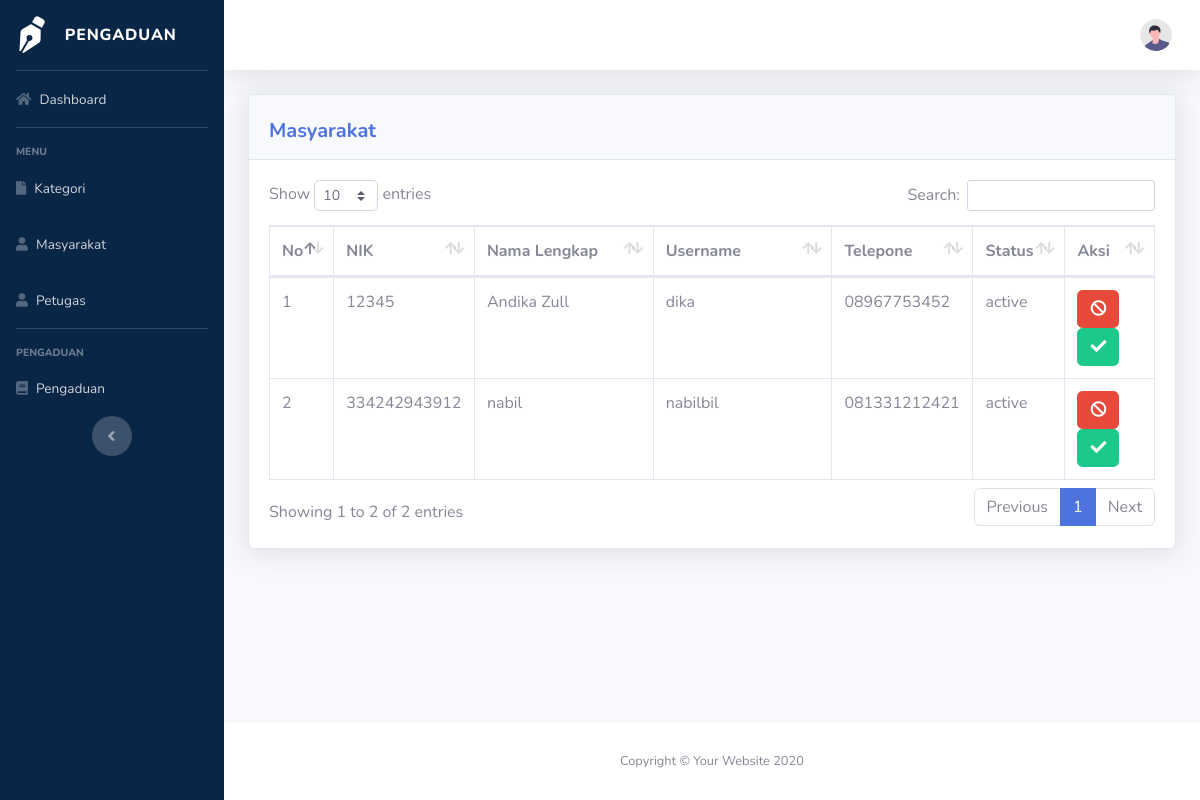
Page /index.php/c_farhan_petugas/tabel_masyarakat on the committed database.
### tables this page shows
CREATE TABLE `masyarakat` (
  `id` int(11) NOT NULL,
  `nik` varchar(16) NOT NULL,
  `nama_lengkap` varchar(35) NOT NULL,
  `username` varchar(25) NOT NULL,
  `password` varchar(128) NOT NULL,
  `telepon` varchar(13) NOT NULL,
  `is_active` enum('active','not_active') NOT NULL
);

### application/controllers/C_farhan_petugas.php (called while the page is built, shortened)
<?php
class C_farhan_petugas extends CI_Controller
{
    public function tabel_masyarakat()
    {
        $this->load->model('M_nabil_Admin');
        $data['masyarakat'] = $this->M_nabil_Admin->getMasyarakat();
        $data['petugas'] = $this->db->get_where('petugas', ['username' => $this->session->userdata('username')])->row_array();
        $data['subkategori'] = $this->M_nabil_Admin->joinSubKategori();
        $data['title'] = 'Data Masyarakat';
        $this->load->view('template_petugas/header', $data);
        $this->load->view('template_petugas/sidebar', $data);
        $this->load->view('template_petugas/topbar', $data);
        $this->load->view('petugas/v_nabil_masyarakat', $data);
        $this->load->view('template_petugas/footer', $data);
    }
}

### index.php (called while the page is built, shortened)
<?php
require_once BASEPATH.'core/CodeIgniter.php';

### application/models/M_nabil_Admin.php (called while the page is built, shortened)
<?php
class M_nabil_Admin extends CI_Model
{
    function joinSubKategori()
    {
        $this->db->select('*');
        $this->db->from('subkategori');
        $this->db->join('kategori', 'kategori.id_kategori=subkategori.id_kategori');
        return $this->db->get()->result_array();
    }
    function getMasyarakat()
    {
        return $this->db->get('masyarakat')->result_array();
    }
}

### application/views/petugas/v_nabil_masyarakat.php (the view, shortened to what this page needs)
<div class="container-fluid">
    <div class="card shadow mb-4">
        <div class="card-header py-3">
            <div class="d-flex aling-item-center">
                <h5 class="m-0 font-weight-bold text-primary mt-2">Masyarakat</h5>
            </div>
        </div>
        <div class="card-body">
            <div class="table-responsive">
                <table class="table table-bordered" id="dataTable" width="100%" cellspacing="0">
                    <thead>
                        <tr>
                            <th width='1%'>No</th>
                            <th width='5%'>NIK</th>
                            <th width='20%'>Nama Lengkap</th>
                            <th width='20%'>Username</th>
                            <th width='10%'>Telepone</th>
                            <th width='10%'>Status</th>
                            <th width='10%'>Aksi</th>
                        </tr>
                    </thead>
                    <tbody>
                        <?php
                        $count = 0;
                        foreach ($masyarakat as $m) :
                            $count = $count + 1;
                        ?>
                            <tr>
                                <td><?= $count ?></td>
                                <td><?= $m['nik']  ?></td>
                                <td><?= $m['nama_lengkap']  ?></td>
                                <td><?= $m['username']  ?></td>
                                <td><?= $m['telepon']  ?></td>
                                <td><?= $m['is_active']  ?></td>
                                <th><a class="btn btn-danger" href="<?= base_url('C_farhan_petugas/petugasbanMasyarakat/') . $m['id'] ?>" onclick="return confirm('Apa anda yakin akan ban masyarakat ini?')"><i class="fa fa-ban"></i></a>
                                    <a class="btn btn-success" href="<?= base_url('C_farhan_petugas/petugasaktifMasyarakat/') . $m['id'] ?>" onclick="return confirm('Apa anda yakin akan aktivasi masyarakat ini?')"><i class="fa fa-check"></i></a>
                                </th>
                            </tr>
                        <?php endforeach ?>
                    </tbody>
                </table>
            </div>
        </div>
    </div>
</div>
</div>
<footer class="sticky-footer bg-white">
    <div class="container my-auto">
        <div class="copyright text-center my-auto">
            <span>Copyright &copy; Your Website 2020</span>
        </div>
    </div>
</footer>
</div>
</div>

### rows in the picture
masyarakat: nik "12345", nama_lengkap "Andika Zull", username "dika", telepon "08967753452", is_active "active"
masyarakat: nik "334242943912", nama_lengkap "nabil", username "nabilbil", telepon "081331212421", is_active "active"
